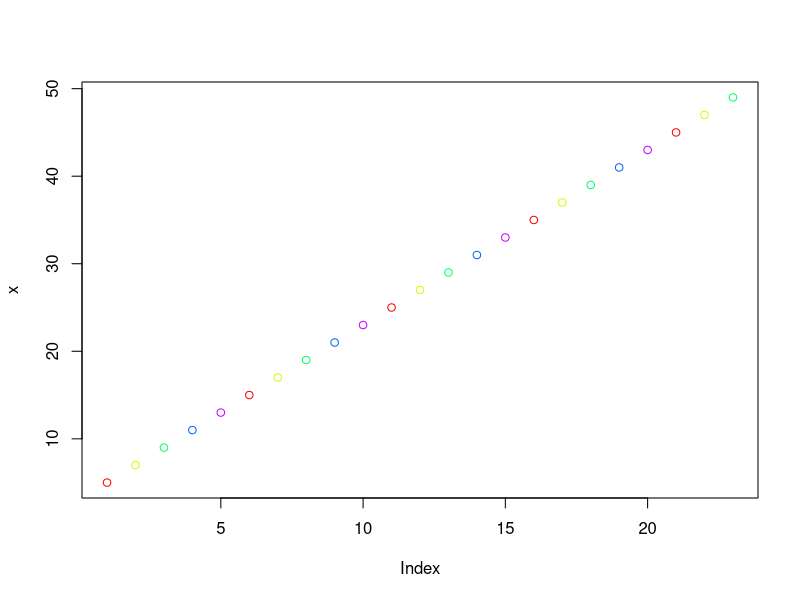

Here is the R script that generated this plot:
## ---- chunk 1
x <- c()
for (i in 1:23){
  x[i]<- 2*i + 3 
}
## ---- chunk 2
plot(x, col = rainbow(x))
